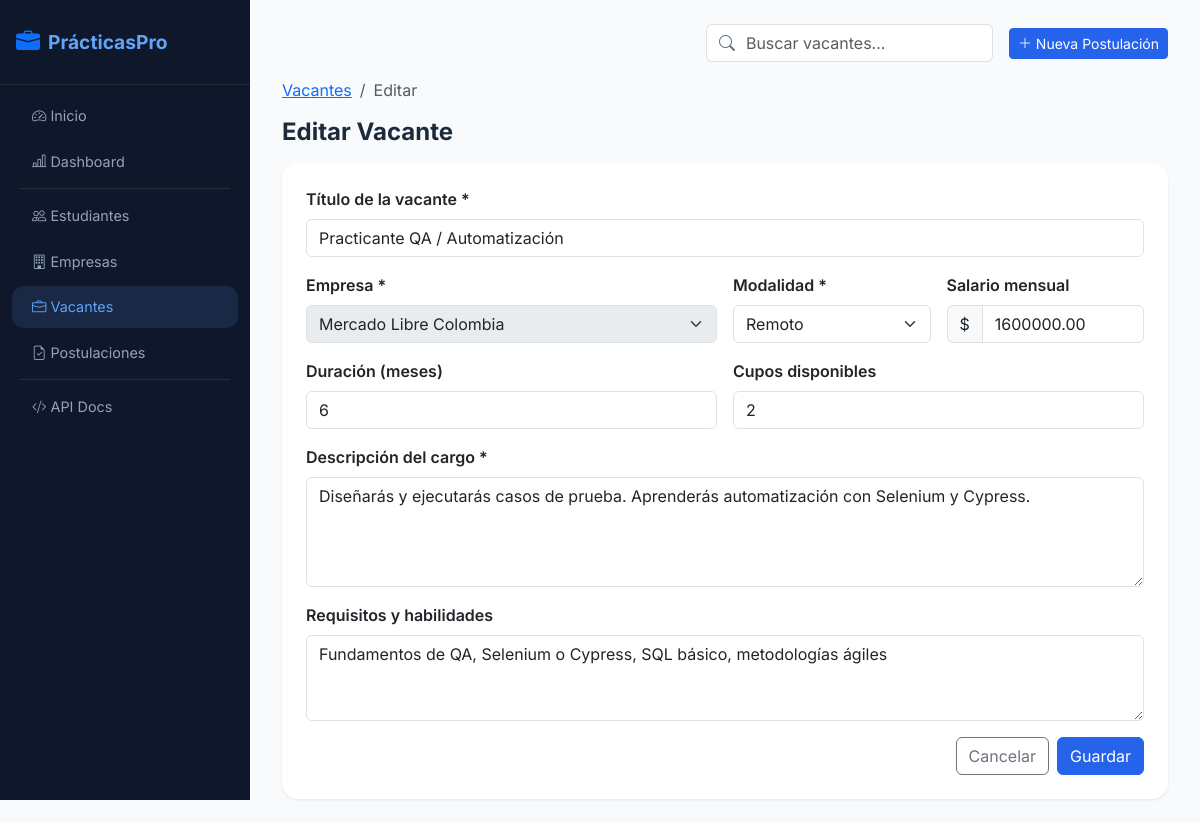
Page /vacantes/2/editar on the committed database.
### app/models/models.py (models this page shows)
class Vacante(Base):
    __tablename__ = "vacantes"
    id           = Column(Integer, primary_key=True, index=True)
    titulo       = Column(String(150), nullable=False, index=True)
    descripcion  = Column(Text, nullable=False)
    requisitos   = Column(Text)
    salario      = Column(Numeric(12, 2))
    modalidad    = Column(SAEnum(ModalidadEnum), nullable=False)
    duracion_meses = Column(Integer, default=6)
    cupos        = Column(Integer, default=1)
    activa       = Column(Boolean, default=True)
    empresa_id   = Column(Integer, ForeignKey("empresas.id"), nullable=False)
    created_at   = Column(DateTime, default=datetime.utcnow)
    updated_at   = Column(DateTime, default=datetime.utcnow, onupdate=datetime.utcnow)
    empresa      = relationship("Empresa", back_populates="vacantes")
    postulaciones = relationship("Postulacion", back_populates="vacante", cascade="all, delete-orphan")

### app/routers/vacantes.py (the view)
@router.get("/{id}/editar", response_class=HTMLResponse)
async def form_editar_vacante(request: Request, id: int, db: Session = Depends(get_db)):
    vacante = VacanteRepository.obtener(db, id)
    if not vacante:
        raise HTTPException(status_code=404)
    empresas = EmpresaRepository.listar(db, limit=200)
    return templates.TemplateResponse("vacantes/form.html", {
        "request": request, "vacante": vacante,
        "accion": "editar", "modalidades": MODALIDADES, "empresas": empresas,
    })

### app/templates/vacantes/form.html (shortened to what this page needs)
{% extends "partials/base.html" %}
{% block content %}
<div class="mb-3">
  <nav aria-label="breadcrumb">
    <ol class="breadcrumb"><li class="breadcrumb-item"><a href="/vacantes/">Vacantes</a></li>
    <li class="breadcrumb-item active">{{ 'Editar' if accion=='editar' else 'Nueva' }}</li></ol>
  </nav>
  <h4 class="fw-bold">{{ 'Editar Vacante' if accion=='editar' else 'Publicar Nueva Vacante' }}</h4>
</div>
<div class="card">
  <div class="card-body p-4">
    <form method="post"
          action="{{ '/vacantes/' + vacante.id|string + '/editar' if accion=='editar' else '/vacantes/nueva' }}"
          id="formVacante" novalidate>
      <div class="row g-3">
        <div class="col-12">
          <label class="form-label fw-semibold">Título de la vacante *</label>
          <input type="text" name="titulo" class="form-control" required minlength="5"
                 value="{{ vacante.titulo if vacante else '' }}"
                 placeholder="Practicante de Desarrollo Backend" />
        </div>
        <div class="col-md-6">
          <label class="form-label fw-semibold">Empresa *</label>
          <select name="empresa_id" class="form-select" required {% if accion=='editar' %}disabled{% endif %}>
            {% for e in empresas %}
            <option value="{{ e.id }}" {{ 'selected' if vacante and vacante.empresa_id == e.id else '' }}>{{ e.nombre }}</option>
            {% endfor %}
          </select>
        </div>
        <div class="col-md-3">
          <label class="form-label fw-semibold">Modalidad *</label>
          <select name="modalidad" class="form-select" required>
            {% for m in modalidades %}
            <option value="{{ m }}" {{ 'selected' if vacante and vacante.modalidad.value == m else '' }}>{{ m }}</option>
            {% endfor %}
          </select>
        </div>
        <div class="col-md-3">
          <label class="form-label fw-semibold">Salario mensual</label>
          <div class="input-group">
            <span class="input-group-text">$</span>
            <input type="number" name="salario" class="form-control" min="0" step="50000"
                   value="{{ vacante.salario if vacante else '' }}" placeholder="1500000" />
          </div>
        </div>
        <div class="col-md-6">
          <label class="form-label fw-semibold">Duración (meses)</label>
          <input type="number" name="duracion_meses" class="form-control" min="1" max="24"
                 value="{{ vacante.duracion_meses if vacante else 6 }}" />
        </div>
        <div class="col-md-6">
          <label class="form-label fw-semibold">Cupos disponibles</label>
          <input type="number" name="cupos" class="form-control" min="1" max="50"
                 value="{{ vacante.cupos if vacante else 1 }}" />
        </div>
        <div class="col-12">
          <label class="form-label fw-semibold">Descripción del cargo *</label>
          <textarea name="descripcion" class="form-control" rows="4" required minlength="20"
                    placeholder="Describe las responsabilidades y actividades del practicante...">{{ vacante.descripcion if vacante else '' }}</textarea>
        </div>
        <div class="col-12">
          <label class="form-label fw-semibold">Requisitos y habilidades</label>
          <textarea name="requisitos" class="form-control" rows="3"
                    placeholder="Python, FastAPI, Git, Trabajo en equipo...">{{ vacante.requisitos if vacante else '' }}</textarea>
        </div>
        <div class="col-12 d-flex gap-2 justify-content-end">
          <a href="{{ '/vacantes/' + vacante.id|string if accion=='editar' else '/vacantes/' }}"
             class="btn btn-outline-secondary">Cancelar</a>
          <button type="submit" class="btn btn-primary">
            {{ 'Guardar' if accion=='editar' else 'Publicar vacante' }}
          </button>
        </div>
      </div>
    </form>
  </div>
</div>
{% endblock %}

### app/static/css/custom.css (style rules this page uses)
:root { --pp-primary: #2563eb; --pp-secondary: #6d28d9; --pp-surface: #ffffff; --pp-surface-alt: #f8fbff; --pp-text: #0f172a; --pp-muted: #64748b; --pp-border: rgba(37, 99, 235, 0.12); }
body { font-family: 'Inter', sans-serif; background: linear-gradient(180deg, #f8fbff 0%, #eef2ff 100%); color: var(--pp-text); }
.card, .hero-card, .overview-card { border-radius: 1.35rem; box-shadow: 0 22px 60px rgba(15, 23, 42, 0.08); border: 1px solid rgba(148, 163, 184, 0.12); }
.btn-primary { background-color: var(--pp-primary); border-color: var(--pp-primary); }

### app/templates/partials/base.html (style rules this page uses)
:root { --pp-primary: #2563eb; --pp-secondary: #7c3aed; --pp-success: #059669; --pp-warning: #d97706; --pp-danger: #dc2626; --pp-dark: #0f172a; --pp-bg: #f8fafc; }
body { font-family: 'Inter', sans-serif; background: var(--pp-bg); color: #1e293b; }
.card { border: none; border-radius: 1rem; box-shadow: 0 1px 3px rgba(0,0,0,.08); }

### rows in the picture
Vacante: titulo "Practicante QA / Automatización", salario "1600000.00", duracion_meses "6", cupos "2", descripcion "Diseñarás y ejecutarás casos de prueba. Aprenderás automatización con Selenium y Cypress.", requisitos "Fundamentos de QA, Selenium o Cypress, SQL básico, metodologías ágiles"

### other values in the picture
{{ 'Editar' if accion=='editar' else 'Nueva' }} "Editar"
{{ 'Editar Vacante' if accion=='editar' else 'Publicar Nueva Vacante' }} "Editar Vacante"
{{ 'Guardar' if accion=='editar' else 'Publicar vacante' }} "Guardar"
form field empresa_id "Mercado Libre Colombia"
form field modalidad "Remoto"
